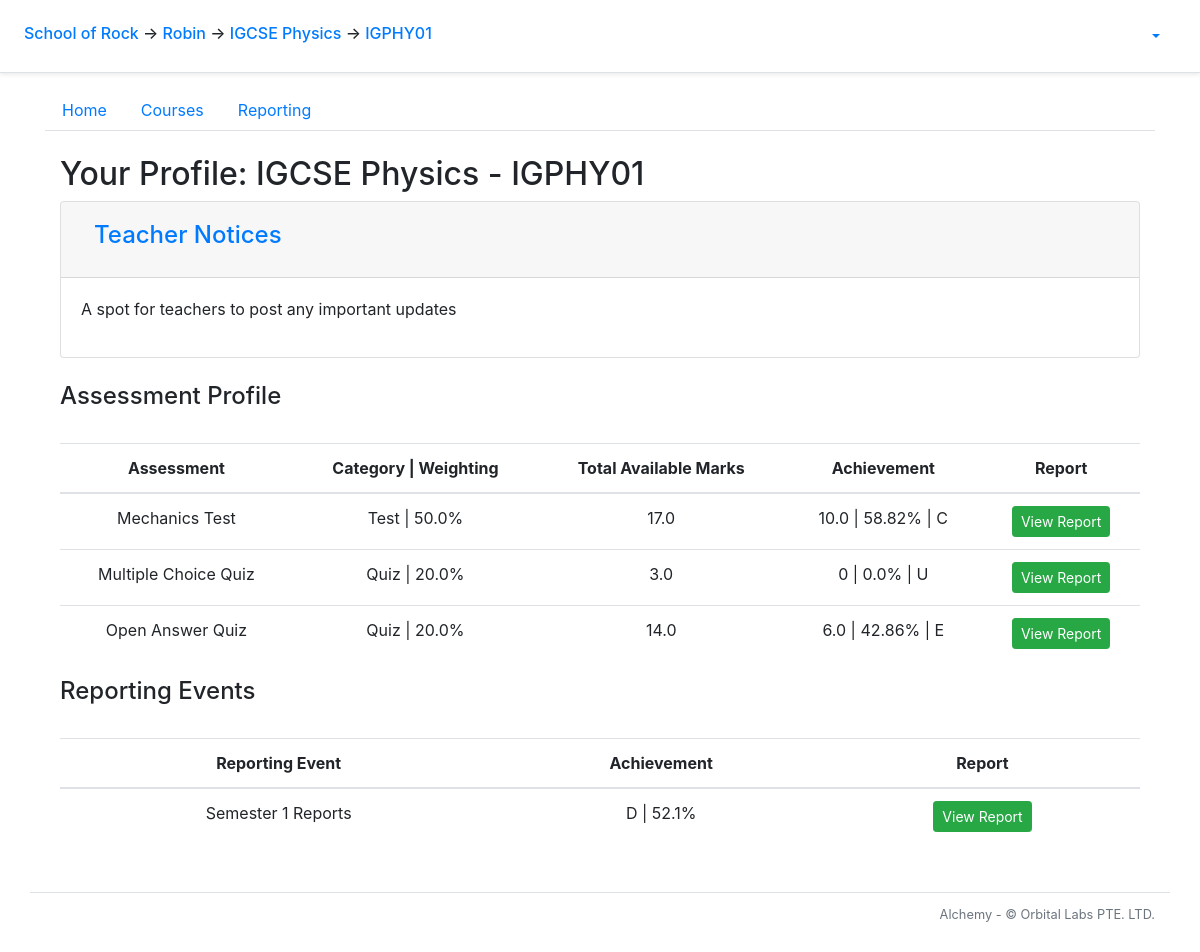
/student/1/course-view/1, run on the app's committed database.
### alchemy/models.py (models this page shows, shortened)
class School(db.Model):
    __tablename__ = 'school'
    id = db.Column(db.Integer, primary_key=True)
    name = db.Column(db.String(50))
    departments = db.relationship('Department', backref='school')
    snapshots = db.relationship('Snapshot', backref='school')

class AwsUser(db.Model):
    __tablename__ = 'aws_user'
    id = db.Column(db.Integer, primary_key=True)
    sub = db.Column(db.String(64), unique=True) # UUID string
    username = db.Column(db.String(64), nullable=False)
    group = db.Column(db.String(64), nullable=False) # Would we support multiple groups per user?
    email = db.Column(db.String(64))
    given_name = db.Column(db.String(32))
    family_name = db.Column(db.String(32))
    USER_ATTRIBUTES = ('given_name', 'family_name', 'email')

class Course(db.Model):
    __tablename__ = 'course'
    id = db.Column(db.Integer, primary_key=True)
    name = db.Column(db.String(20), nullable=False)
    department_id = db.Column(db.Integer, db.ForeignKey('department.id'))
    questions = db.relationship('Question', backref = 'q_course')
    tags = db.relationship('Tag', backref='tag_course')
    clazzes = db.relationship('Clazz', backref='course')
    papers = db.relationship('Paper', backref='course')
    grade_levels = db.relationship('GradeLevel', backref='grade_levels')
    assessment_categories = db.relationship('AssessmentCategory', backref='assessment_categories')
    checkpoints = db.relationship('Checkpoint', backref='course')

class Clazz(db.Model):
    __tablename__ = 'clazz'
    id = db.Column(db.Integer, primary_key=True)
    code = db.Column(db.String(20), nullable=False)
    course_id = db.Column(db.Integer, db.ForeignKey('course.id'))
    students = db.relationship('Student', secondary=clazzes_students, back_populates='clazzes',
        order_by='Student.id')

class Paper(db.Model):
    __tablename__ = 'paper'
    id = db.Column(db.Integer, primary_key=True)
    title = db.Column(db.String(50), nullable=False)
    scores = db.relationship('Score', backref='paper')
    paper_questions = db.relationship('PaperQuestion',
            order_by='PaperQuestion.order_number',
            collection_class=ordering_list('order_number', count_from=1))
    course_id = db.Column(db.Integer, db.ForeignKey('course.id'))
    category_id = db.Column(db.Integer, db.ForeignKey('assessment_category.id'), nullable=False)
    category = db.relationship('AssessmentCategory', back_populates='papers')
    checkpoints = db.relationship('Checkpoint', secondary=checkpoints_papers, back_populates='papers')
    @sqlalchemy.orm.reconstructor
    def __paper_construct__(self):
        self.build_profile()
    def build_profile(self):
        self.profile = paper_profile.PaperProfile()
        self.profile.total_questions = len(self.paper_questions)
        tag_list = []
        for pq in self.paper_questions:
            if len(pq.question.all_solutions) > 1:
                self.profile.total_mc_questions += 1
                self.profile.total_mc_points += pq.question.points
            elif len(pq.question.all_solutions) == 1:
                self.profile.total_oa_questions += 1
                self.profile.total_oa_points += pq.question.points
            else:
                pass
            self.profile.total_points += pq.question.points
            for tag in pq.question.tags:
                if tag not in tag_list:
                    tag_list.append(tag)
        if self.profile.total_mc_questions > 0:
            self.profile.has_mc_questions = True
        if self.profile.total_points != 0:
            self.profile.mcq_points_norm_ratio = round(self.profile.total_mc_points/self.profile.total_points*100, 1)
            self.profile.oaq_points_norm_ratio = round(self.profile.total_oa_points/self.profile.total_points*100, 1)
        for tag in tag_list:
            new_tag_profile = paper_profile.build_tag_profile(self, tag)
            new_tag_profile.calculate_q_percentage(self.profile)
            new_tag_profile.calculate_p_percentage(self.profile)
            self.profile.tag_profile_list.append(new_tag_profile)

class AssessmentCategory(db.Model):
    __tablename__ = 'assessment_category'
    id = db.Column(db.Integer, primary_key=True)
    name = db.Column(db.String())
    weight = db.Column(db.Float)
    course_id = db.Column(db.Integer, db.ForeignKey('course.id'), nullable=False)
    papers = db.relationship('Paper', back_populates='category')

class Snapshot(db.Model):
    __tablename__ = 'snapshot'
    id = db.Column(db.Integer, primary_key=True)
    name = db.Column(db.String(50), nullable=False)
    checkpoints = db.relationship('Checkpoint', backref='snapshot')
    school_id = db.Column(db.Integer, db.ForeignKey('school.id'))
    is_published = db.Column(db.Boolean)
    db.session.commit()

### alchemy/views/student.py (the view)
@bp_student.route('/course-view/<int:course_id>')
@auth_manager.require_group
def course_view(course_id):
    g.course = models.Course.query.filter_by(id = course_id).first()
    for clazz in g.student.clazzes:
        if clazz.course.id == g.course.id:
            g.clazz = clazz
    course_profile = data_manager.StudentCourseProfile(g.student, g.course)
    return flask.render_template('student/course_view.html', profile = course_profile)

### alchemy/auth_manager.py (called while the page is built)
def auth_enabled():
    return False

def require_group(func):
    @functools.wraps(func)
    def deco(*args, **kwargs):
        if not auth_enabled():
            g.current_user = None
        elif flask_jwt_extended.verify_jwt_in_request(optional=True):
            g.current_user = flask_jwt_extended.get_current_user()
        else:
            flask.abort(401)
        return func(*args, **kwargs)
    return deco

### alchemy/reports/checkpoint_data_manager.py (called while the page is built)
    def build_self(self, paper_tally_list, course):
        tally_sum = 0
        for tally in paper_tally_list:
            if tally.paper.category == self.category:
                self.paper_tally_list.append(tally)
                self.total_tally += tally.raw_total
                self.total_points += tally.paper.profile.total_points
        if len(self.paper_tally_list) != 0:
            self.percentage = round(self.total_tally/self.total_points*100, 2)
            self.grade = data_manager.determine_grade(self.percentage, course)
        else:
            self.percentage = None

    def get_weighted_percentage(self, weight_sum):
        self.weighted_percentage = round(self.total_tally/self.total_points*self.category.weight/weight_sum*100, 2)

### alchemy/reports/data_manager.py (called while the page is built)
def total_score(score_list):
    return sum(score.value for score in score_list if score.value)

def calc_percentage(numerator, denominator):
    percentage = round(numerator/denominator*100, 2)
    return percentage

def determine_grade(percentage, course):
    grade_levels = course.grade_levels
    for i in range(len(grade_levels)):
        if percentage >= grade_levels[i].lower_bound:
            new_grade = grade_levels[i].grade
            break
    return new_grade

    def build_self(self, student, course):
        for paper in course.papers:
            paper_score_tally = PaperScoreTally.from_student(student, paper)
            self.paper_score_tallies.append(paper_score_tally)
        for checkpoint in course.checkpoints:
            checkpoint_tally = checkpoint_data_manager.StudentCheckpointTally(student, checkpoint)
            self.checkpoint_tallies.append(checkpoint_tally)

### alchemy/views/clazz.py (called while the page is built)
@bp_clazz.url_defaults
def url_defaults(endpoint, values):
    if 'clazz_id' not in values:
        values['clazz_id'] = g.clazz.id

### alchemy/views/course.py (called while the page is built)
@bp_course.url_defaults
def url_defaults(endpoint, values):
    if 'course_id' not in values:
        values['course_id'] = g.course.id

### alchemy/views/school.py (called while the page is built)
@bp_school.url_defaults
def bp_school_url_defaults(endpoint, values):
    if 'school_id' not in values:
        values['school_id'] = g.school.id

### alchemy/templates/student/course_view.html
{% extends "student/layout.html" %}
{% block student_tab_content %}
<div class='container'>
  <h2>Your Profile: {{ g.clazz.course.name }} - {{ g.clazz.code }}</h2>
</div>
<div class='container'>
  <div class="accordion" id="daily-header">
    <div class="card">
      <div class="card-header" id="header-title">
        <h3 class="mb-0">
          <button class="btn btn-link btn-block text-left" type="button" data-toggle="collapse" data-target="#header-content" aria-expanded="true" aria-controls="header-content">
            <h4>Teacher Notices</h4>
          </button>
        </h3>
      </div>
      <div id="header-content" class="collapse show" aria-labelledby="header-content" data-parent="#daily-header">
        <div class="card-body">
          <p>A spot for teachers to post any important updates</p>
        </div>
      </div>
    </div>
  </div>
</div>
<br>
<div class='container'>
  <h4>Assessment Profile</h4>
  <br>
  <table style="text-align:center" class="table table-hover">
    <tr>
      <th>Assessment</th>
      <th>Category | Weighting</th>
      <th>Total Available Marks</th>
      <th>Achievement</th>
      <th>Report</th>
    </tr>
    <tbody>
      {% for tally in profile.paper_score_tallies %}
        <tr>
          <td>{{ tally.paper.title }}</td>
          {% if tally.has_all_scores %}
            <td>{{ tally.paper.category.name }} | {{ tally.paper.category.weight }}%</td>
            <td>{{ tally.paper.profile.total_points }}</td>
            <td> {{ tally.raw_total }} | {{ tally.percent_total }}% | {{ tally.grade }} </td>
            <td><a class="btn btn-success btn-sm" target="_blank" href="{{ url_for('student.paper_report', student_id = g.student.id, paper_id = tally.paper.id, clazz_id = g.clazz.id, section_selection_string_get = g.student_paper_report_sections_string) }}" >View Report</a></td>
          {% else %}
            <td>No Grade Assigned</td>
            <td><a class="btn btn-success btn-sm disabled">View Report</a></td>
          {% endif %}
        </tr>
      {% endfor %}
    </tbody>
  </table>
</div>
<div class='container'>
  <h4>Reporting Events</h4>
  <br>
  <table style="text-align:center" class="table table-hover">
    <tr>
      <th>Reporting Event</th>
      <th>Achievement</th>
      <th>Report</th>
    </tr>
    <tbody>
      {% for tally in profile.checkpoint_tallies  %}
        <tr>
          <td>{{ tally.checkpoint.snapshot.name }}</td>
          {% if not tally.checkpoint.snapshot.is_published %}
            <td>No Grade Assigned</td>
            <td><a class="btn btn-success btn-sm disabled">Report Unavailable</a></td>
          {% else %}
            <td>{{ tally.grade }} | {{ tally.percentage }}% </td>
            <td><a class="btn btn-success btn-sm" target="_blank" href="{{ url_for('student.checkpoint_report', student_id = g.student.id, checkpoint_id = tally.checkpoint.id, clazz_id = g.clazz.id, section_selection_string_get = g.student_checkpoint_report_sections_string) }}">View Report</a></td>
          {% endif %}
        </tr>
      {% endfor %}
    </tbody>
  </table>
</div>
{% endblock student_tab_content %}

### alchemy/templates/layout_start.html (shortened to what this page needs)
<!doctype html>
<html lang="en">
  <head>
      <link rel="stylesheet" href="https://stackpath.bootstrapcdn.com/bootstrap/4.5.0/css/bootstrap.min.css">
      <link rel="stylesheet" type="text/css" href="{{ url_for('static', filename='card-body.css') }}">
    </head>
    <body>
      <div class="p-3 px-md-4 mb-3 bg-white border-bottom shadow-sm">
        <div class="row justify-content-md-center">
          <div class="col d-flex align-items-baseline">
            <h6 class="mt-2 mr-3">
              {% if g.school %}
                <a href = "{{ url_for('school.index', school_id = g.school.id)}}">{{ g.school.name }}</a>
              {% else %}
                <b style="text-align: center;">Welcome to...</b>
              {% endif %}
              {% if g.student %}
                <span>&#8594;</span><a href = "{{ url_for('student.index', student_id = g.student.id) }}"> {{ g.student.aws_user.given_name }}</a>
              {% endif %}
              {% if g.course %}
                <span>&#8594;</span><a href = "{{ url_for('course.index', course_id = g.course.id) }}"> {{ g.course.name }}</a>
              {% endif %}
              {% if g.clazz %}
                <span>&#8594;</span><a href = "{{ url_for('course.clazz.index', clazz_id = g.clazz.id) }}"> {{ g.clazz.code }}</a>
              {% endif %}
            </h6>
          </div>
          <div class="col-md-auto d-flex align-items-baseline">
            {% if 'current_user' in g %}
            <ul class="nav nav-pills">
              <li class="nav-item dropdown">
                <a class="nav-link dropdown-toggle" data-toggle="dropdown" href="#" role="button" aria-haspopup="true" aria-expanded="false">{{ g.current_user.username }}</a>
              </li>
            </ul>
            {% endif %}
          </div>
        </div>
      </div>

### data on the page
School: school.name "School of Rock"
AwsUser: student.aws_user.given_name "Robin"
Course: course.name "IGCSE Physics", clazz.course.name "IGCSE Physics"
Clazz: clazz.code "IGPHY01"
Paper: paper "Mechanics Test"
AssessmentCategory: paper.category.name "Test", paper.category.weight "50.0"
Paper: paper "Multiple Choice Quiz"
AssessmentCategory: paper.category.name "Quiz" "Quiz", paper.category.weight "20.0" "20.0"
Paper: paper "Open Answer Quiz"
Snapshot: checkpoint.snapshot.name "Semester 1 Reports"

### other printed values
{{ tally.paper.profile.total_points }} "17.0" "3.0" "14.0"
{{ tally.raw_total }} "10.0" "0" "6.0"
{{ tally.percent_total }} "58.82" "0.0" "42.86"
{{ tally.grade }} "C" "U" "E"
{{ tally.grade }} "D"
{{ tally.percentage }} "52.1"
